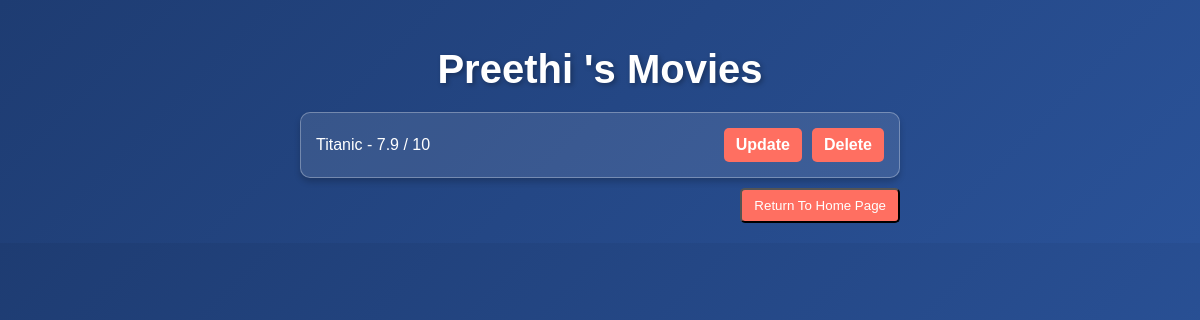
The page /users/2 on the database as committed earlier.
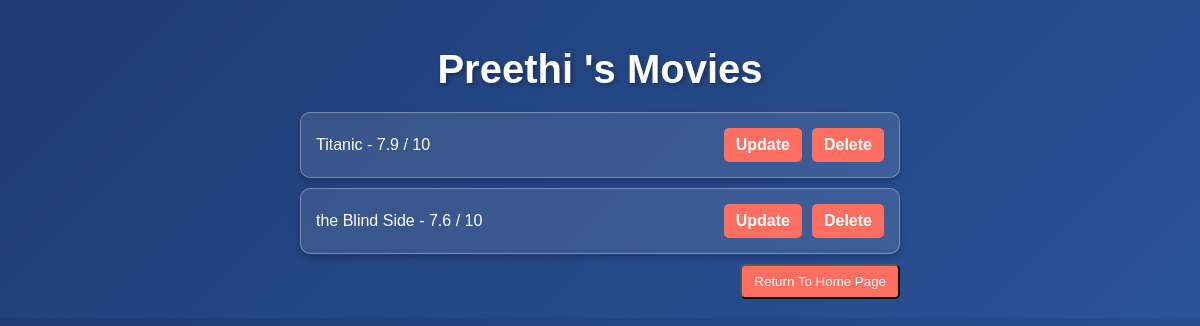
The same page on the database as committed later.
### DataManager/data_models.py (models this page shows, shortened)
class User(db.Model):  # Inherit from db.Model
    __tablename__ = 'users'
    id = db.Column(db.Integer, primary_key=True, autoincrement=True)
    name = db.Column(db.String(50))
    def __str__(self):
        return f"{self.name}"

class Movie(db.Model):
    __tablename__ = 'movies'
    id = db.Column(db.Integer, primary_key=True, autoincrement=True)
    movie_name = db.Column(db.String(100))
    movie_director = db.Column(db.String(50))
    year = db.Column(db.Integer)
    rating = db.Column(db.Float)
    user_id = db.Column(db.Integer, db.ForeignKey('users.id'))

### app.py (the view)
@app.route('/users/<int:user_id>')
def user_movies(user_id):
    user = data_manger.get_user_by_id(user_id)  # Get user by ID
    if user:
        movies = data_manger.get_user_movies(user_id)  # Get movies for the specific user
        return render_template("user_movies.html", user=user, movies=movies)
    return "User not found", 404

### DataManager/sqlite_datamanager.py (called while the page is built)
    def get_user_by_id(self, user_id):
        with self.app.app_context():
            user = User.query.filter_by(id=user_id).first()
            print(user)
            return user

    def get_user_movies(self, user_id):
        with self.app.app_context():
            return Movie.query.filter_by(user_id=user_id).all()

### templates/user_movies.html (shortened to what this page needs)
<!DOCTYPE html>
<html lang="en">
<head>
</head>
<body>
    <h1>{{ user.name }}'s Movies</h1>
    <ul>
        {% for movie in movies %}
        <li>
            <span>{{ movie.movie_name }} - {{ movie.rating }} / 10</span>
            <div class="actions">
                <a href="{{ url_for('update_movie', user_id=user.id, movie_id=movie.id) }}">Update</a>
                <a href="{{ url_for('delete_movie', user_id=user.id, movie_id=movie.id) }}">Delete</a>
            </div>
        </li>
        {% endfor %}
        <a href="{{ url_for('home') }}"> <button>Return To Home Page</button></a>
    </ul>
</body>
</html>

### templates/user_movies.html (style rules this page uses)
body { font-family: Arial, sans-serif; background: linear-gradient(135deg, #1e3c72, #2a5298); color: #fff; margin: 0; padding: 20px; display: flex; flex-direction: column; align-items: center; }
h1 { font-size: 2.5rem; margin-bottom: 20px; text-shadow: 2px 2px 5px rgba(0, 0, 0, 0.3); }
ul { list-style-type: none; padding: 0; width: 80%; max-width: 600px; margin: 0 auto; }
li { background: rgba(255, 255, 255, 0.1); border: 1px solid rgba(255, 255, 255, 0.3); border-radius: 10px; padding: 15px; margin-bottom: 10px; display: flex; justify-content: space-between; align-items: center; box-shadow: 0 4px 6px rgba(0, 0, 0, 0.2); transition: transform 0.2s, box-shadow 0.2s; }
a { text-decoration: none; color: #1e90ff; font-weight: bold; transition: color 0.3s ease; }
.actions { display: flex; gap: 10px; }
.actions a { padding: 8px 12px; border-radius: 5px; background-color: #ff6f61; color: #fff; transition: background-color 0.3s ease; }
button { padding: 8px 12px; border-radius: 5px; background-color: #ff6f61; color: #fff; transition: background-color 0.3s ease; float:right; }

Rows that differ between the two databases and show on the page:
added Movie: movie_name "the Blind Side", rating "7.6"
